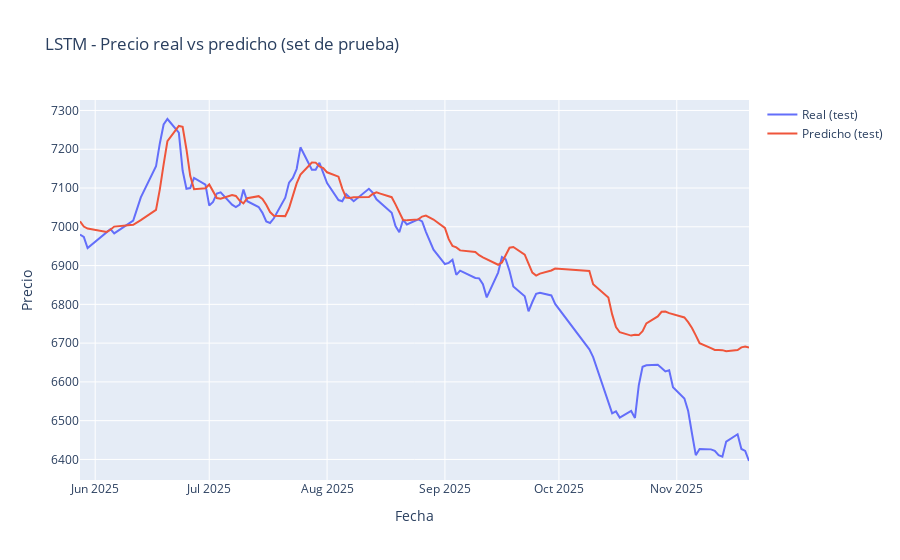
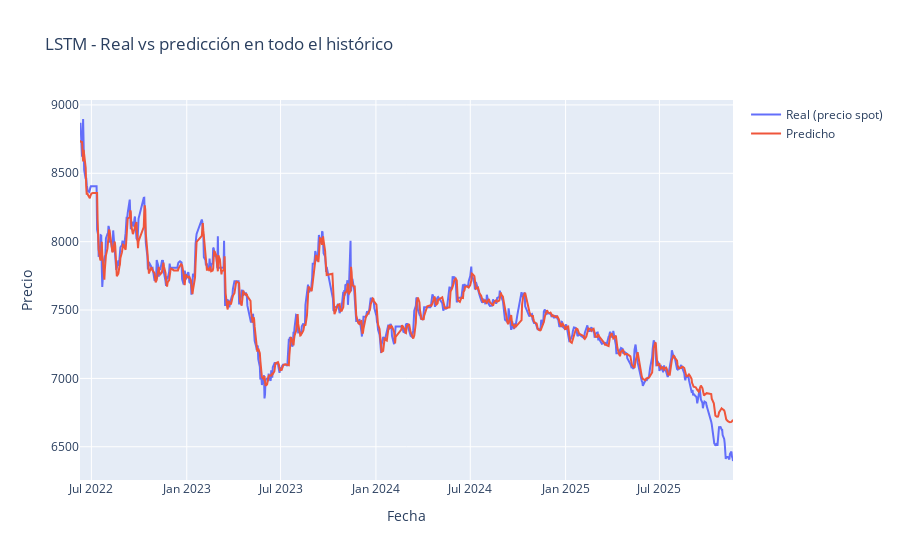
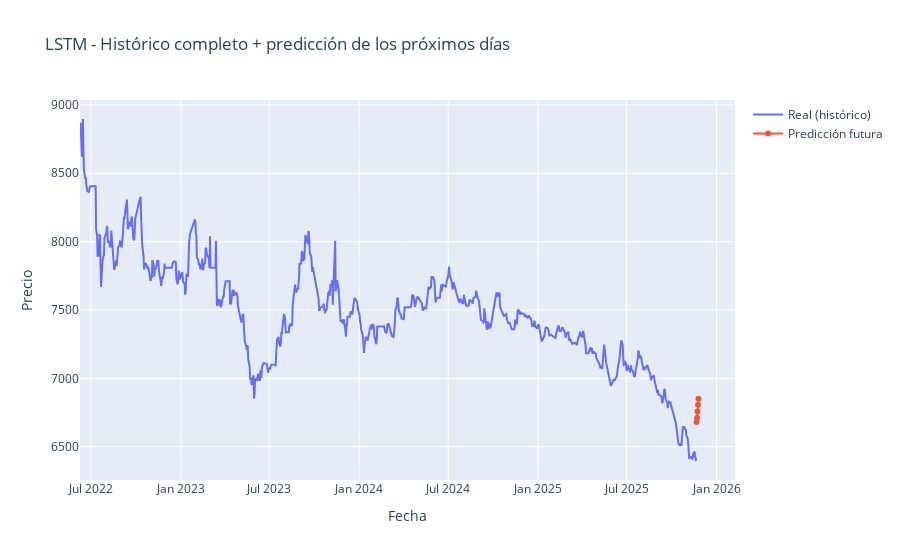

Notebook code cell kept with these figures, in order:
### Code cell
# =========================
#       GRÁFICAS
# =========================

# 1) Real vs predicho solo en test
plot_test_predictions(
    dates_test,
    y_test_inv_lstm,
    y_test_pred_inv_lstm,
    title_prefix="LSTM"
)

# 2) Real vs predicho en todo el histórico (train + val + test)
y_all_pred_scaled_lstm = lstm_model.predict(
    np.concatenate([X_train_seq, X_val_seq, X_test_seq], axis=0)
).flatten()

y_all_inv_lstm = scaler.inverse_transform(
    np.concatenate([y_train, y_val, y_test]).reshape(-1, 1)
).flatten()
y_all_pred_inv_lstm = scaler.inverse_transform(
    y_all_pred_scaled_lstm.reshape(-1, 1)
).flatten()

dates_all_full_lstm = np.concatenate([dates_train, dates_val, dates_test])

plot_full_predictions(
    dates_all_full_lstm,
    y_all_inv_lstm,
    y_all_pred_inv_lstm,
    title_prefix="LSTM"
)

# 3) Histórico completo + predicción de los próximos N_FUTURE_DAYS días
last_window_scaled_lstm = prices_scaled[-WINDOW_SIZE:]
future_scaled_lstm, future_inv_lstm = forecast_future(
    lstm_model,
    last_window_scaled_lstm,
    scaler,
    n_future=N_FUTURE_DAYS
)

last_date = df["Date"].max()
future_dates_lstm = pd.date_range(
    start=last_date + pd.Timedelta(days=1),
    periods=N_FUTURE_DAYS,
    freq="D"
)

plot_full_with_future(
    dates_all_full_lstm,
    y_all_inv_lstm,
    future_dates_lstm,
    future_inv_lstm,
    title_prefix="LSTM"
)

# Tabla de predicciones futuras (LSTM)
future_table_lstm = pd.DataFrame({
    "Fecha futura": future_dates_lstm,
    "Predicción del precio (LSTM)": future_inv_lstm
})
display(future_table_lstm)
